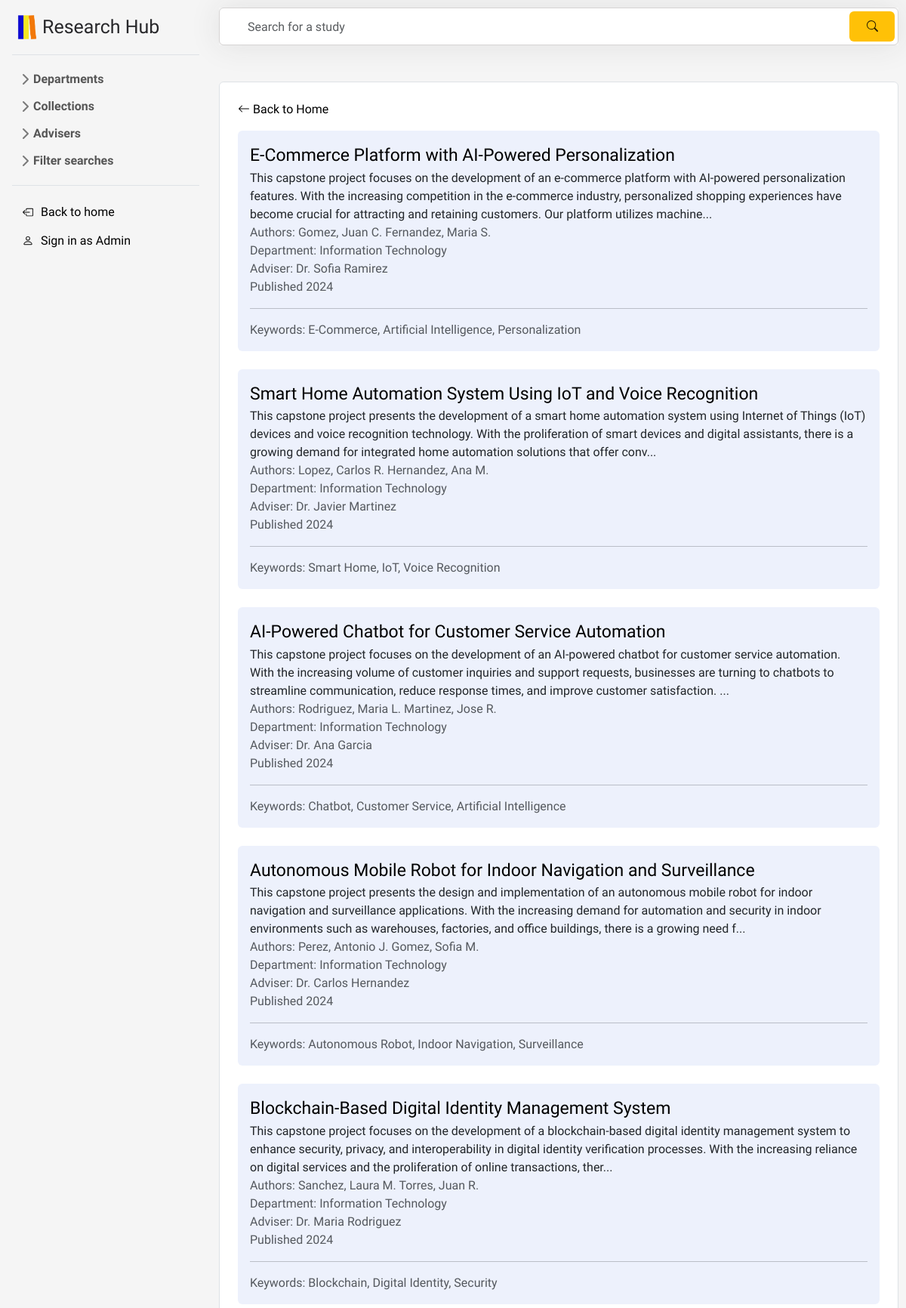
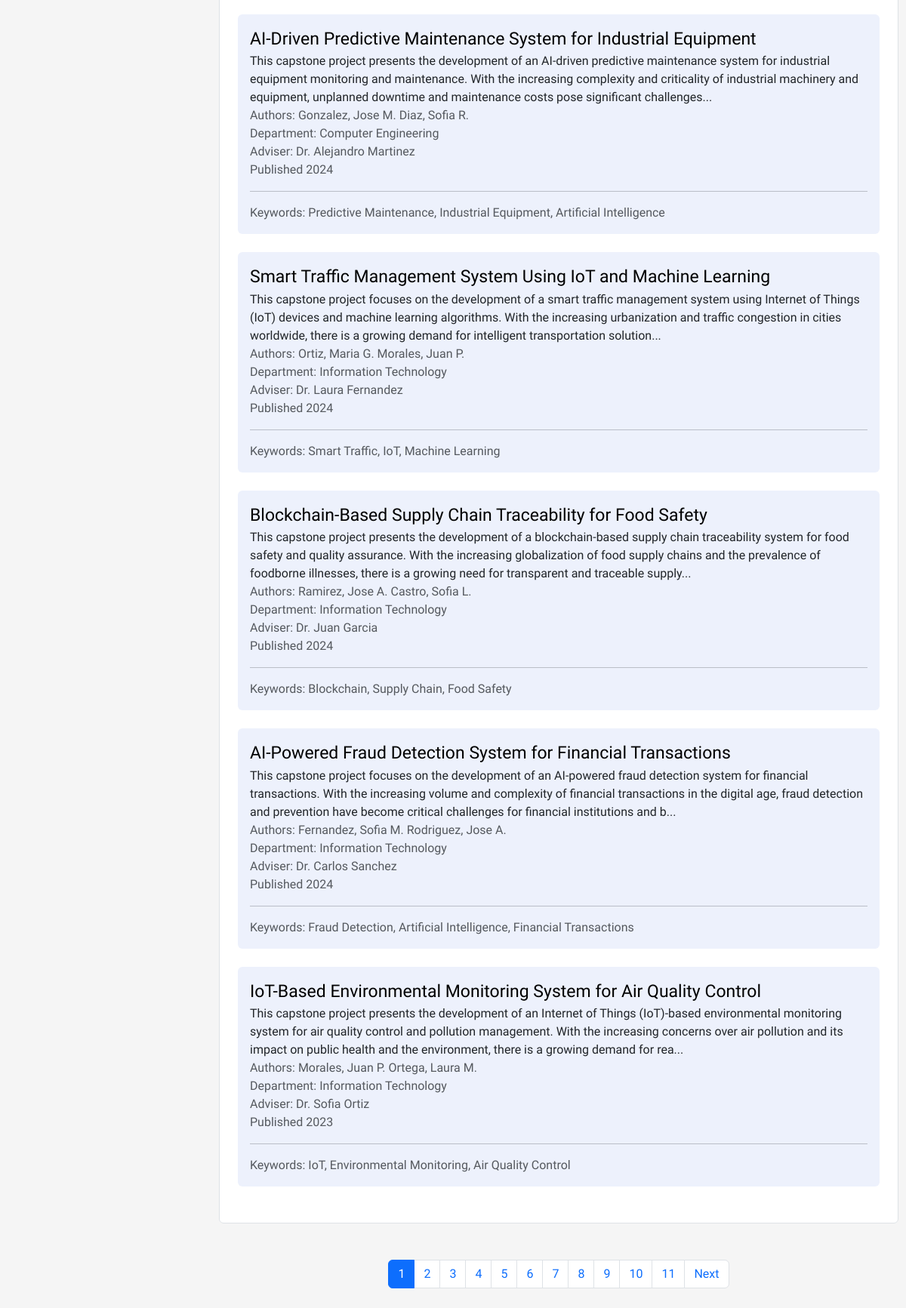
Screenshot of /f/user/filter.php with the database file from the repository (2 pictures, top to bottom).
### tables this page shows
CREATE TABLE `studies` (
  `id` int(11) NOT NULL,
  `title` longtext NOT NULL,
  `authors` varchar(500) NOT NULL,
  `abstract` varchar(2000) NOT NULL,
  `year` varchar(5) NOT NULL,
  `adviser` varchar(30) NOT NULL,
  `dept` varchar(50) NOT NULL,
  `filename` varchar(255) DEFAULT NULL,
  `keywords` longtext NOT NULL
);

### f/user/filter.php (the view, shortened to what this page needs)
<?php
$filteredStudies = array();
include '../includes/header.php';
include 'sidebarUser.php';
echo "<link rel='stylesheet' type='text/css' href='../css/aDashStyle.css'>";
echo "<link rel='stylesheet' type='text/css' href='../css/scrollbar.css'>";
$year = isset($_GET['year']) ? intval($_GET['year']) : null;
$searchTerm = isset($_GET['search']) ? $_GET['search'] : null;
$studiesPerPage = 10;
$currentPage = isset($_GET['page']) ? intval($_GET['page']) : 1;
$offset = ($currentPage - 1) * $studiesPerPage;
$stmt = $pdo->prepare("SELECT * FROM `studies`" . ($year ? " WHERE year = :year" : "") . " LIMIT :limit OFFSET :offset");
$stmt->bindValue(':limit', $studiesPerPage, PDO::PARAM_INT);
$stmt->bindValue(':offset', $offset, PDO::PARAM_INT);
$stmt->execute();
$studies = $stmt->fetchAll(PDO::FETCH_ASSOC);
if ($searchTerm !== null) {
    $totalStudies = count($filteredStudies);
} else {
    $totalStudies = $pdo->query("SELECT COUNT(*) FROM `studies`" . ($year ? " WHERE year = $year" : ""))->fetchColumn();
}
if(isset($_GET['year'])) {
    $stmt = $pdo->prepare('SELECT * FROM `studies` WHERE year = :year LIMIT :limit OFFSET :offset');
    $stmt->bindParam(':year', $year, PDO::PARAM_INT);
    $stmt->bindParam(':limit', $studiesPerPage, PDO::PARAM_INT);
    $stmt->bindParam(':offset', $offset, PDO::PARAM_INT);
    $stmt->execute();
    $studies = $stmt->fetchAll(PDO::FETCH_ASSOC);
} else {
    $stmt = $pdo->prepare("SELECT * FROM `studies` LIMIT :limit OFFSET :offset");
    $stmt->bindParam(':limit', $studiesPerPage, PDO::PARAM_INT);
    $stmt->bindParam(':offset', $offset, PDO::PARAM_INT);
    $stmt->execute();
    $studies = $stmt->fetchAll(PDO::FETCH_ASSOC);
}
?>
<div id="content">
    <form class="search" action="<?php echo htmlspecialchars($_SERVER['PHP_SELF']); ?>" method="GET">
        <input type="text" class="form-control" name="search" placeholder="Search for a study" value="<?php echo isset($_GET['search']) ? htmlspecialchars($_GET['search']) : ''; ?>">
        <button type="submit" class="btn btn-warning">
            <svg xmlns="http://www.w3.org/2000/svg" width="15" height="15" fill="currentColor" class="bi bi-search" viewBox="0 0 16 16">
                <path d="M11.742 10.344a6.5 6.5 0 1 0-1.397 1.398h-.001q.044.06.098.115l3.85 3.85a1 1 0 0 0 1.415-1.414l-3.85-3.85a1 1 0 0 0-.115-.1zM12 6.5a5.5 5.5 0 1 1-11 0 5.5 5.5 0 0 1 11 0"/>
            </svg>
        </button>
    </form>
    <ul class="list-group mb-5 mt-5">
        <li class="list-group-item p-4">
            <a href="results.php" class="text-decoration-none">
                <svg xmlns="http://www.w3.org/2000/svg" width="16" height="16" fill="currentColor" class="bi bi-arrow-left" viewBox="0 0 16 16">
                    <path fill-rule="evenodd" d="M15 8a.5.5 0 0 0-.5-.5H2.707l3.147-3.146a.5.5 0 1 0-.708-.708l-4 4a.5.5 0 0 0 0 .708l4 4a.5.5 0 0 0 .708-.708L2.707 8.5H14.5A.5.5 0 0 0 15 8"/>
                </svg> Back to Home
            </a>
            <?php foreach ($studies as $study): ?>
                <ul style="list-style-type: none;" class="p-3 rounded ulInside mb-4 mt-3">
                    <li class="list-group-item-title d-flex">
                        <a href="display_dash.php?id=<?php echo $study['id']; ?>">
                            <?php $title = $study['title'];
                                if (strlen($title) > 50) {
                                    $words = explode(' ', $title);
                                    $new_title = '';
                                    $line_length = 0;
                                    foreach ($words as $word) {
                                        if ($line_length + strlen($word) > 70) {
                                            $new_title .= '<br>' . $word . ' ';
                                            $line_length = strlen($word) + 1;
                                        } else {
                                            $new_title .= $word . ' ';
                                            $line_length += strlen($word) + 1;
                                        }
                                    }
                                    echo $new_title;
                                } else {
                                    echo $title;
                                }
                            ?>
                        </a>
                    </li>
                    <li><?php echo substr($study['abstract'], 0, 300) . "..."; ?></li>
                    <li class="text-muted">Authors: <?php echo $study['authors']; ?></li>
                    <li class="text-muted">Department: <?php echo $study['dept']; ?></li>
                    <li class="text-muted">Adviser: <?php echo $study['adviser']; ?></li>
                    <li class="text-muted">Published <?php echo $study['year']; ?></li>
                    <hr>
                    <li class="text-muted">Keywords: <?php echo $study['keywords']; ?></li>
                </ul>
            <?php endforeach; ?>
        </li>
    </ul>
<?php if ($totalStudies > $studiesPerPage): ?>
        <nav aria-label="Page navigation example">
            <ul class="pagination justify-content-center">
                <?php
                $totalPages = ceil($totalStudies / $studiesPerPage);
                for ($i = 1; $i <= $totalPages; $i++):
                    ?>
                    <li class="page-item <?php echo ($i === $currentPage) ? 'active' : ''; ?>">
                        <a class="page-link" href="?year=<?php echo $year; ?>&page=<?php echo $i; ?>"><?php echo $i; ?></a>
                    </li>
                <?php endfor; ?>
                <?php if ($currentPage < $totalPages): ?>
                    <li class="page-item">
                        <a class="page-link" href="?year=<?php echo $year; ?>&page=<?php echo $currentPage + 1; ?>">Next</a>
                    </li>
                <?php endif; ?>
            </ul>
        </nav>
    <?php endif; ?>
</div>

### f/css/aDashStyle.css (style rules this page uses)
body { min-height: 100vh; min-height: -webkit-fill-available; background-color: #F5F5F5; display: flex; margin: 0; overflow-y: auto; font-family: 'Nunito Sans', sans-serif; }
html { height: -webkit-fill-available; }
.bi { vertical-align: -.125em; pointer-events: none; fill: currentColor; }
#content { margin-left: 280px; flex-grow: 1; padding: 10px; }
.list-group-item-title { font-size: 23px; display: flex; justify-content: space-between; align-items: center; }
.ulInside { background-color: #EDF1FC; }
.search { position: relative; box-shadow: 0 0 40px rgba(51, 51, 51, .1); }
.search input { height: 50px; text-indent: 25px; border: 1px solid #d6d4d4; }
.search button { position: absolute; top: 5px; right: 5px; height: 40px; width: 60px; border: none; color: rgba(0, 0, 0, .85); }

### f/user/sidebarUser.php (style rules this page uses)
a { color: black; text-decoration: none; }

### rows the page displays
studies: title "E-Commerce", title "Platform", title "with", title "AI-Powered", title "Personalization", abstract "This capstone project focuses on the development of an e-commerce platform with AI-powered personalization features. With the increasing competition in the e-commerce industry, personalized shopping experiences have become crucial for attracting and retaining customers. Our platform utilizes machine", authors "Gomez, Juan C. Fernandez, Maria S.", dept "Information Technology", adviser "Dr. Sofia Ramirez", year "2024", keywords "E-Commerce, Artificial Intelligence, Personalization"
studies: title "Smart", title "Home", title "Automation", title "System", title "Using", title "IoT", title "and", title "Voice", title "Recognition", abstract "This capstone project presents the development of a smart home automation system using Internet of Things (IoT) devices and voice recognition technology. With the proliferation of smart devices and digital assistants, there is a growing demand for integrated home automation solutions that offer conv", authors "Lopez, Carlos R. Hernandez, Ana M.", dept "Information Technology", adviser "Dr. Javier Martinez", year "2024", keywords "Smart Home, IoT, Voice Recognition"
studies: title "AI-Powered Chatbot for Customer Service Automation", abstract "This capstone project focuses on the development of an AI-powered chatbot for customer service automation. With the increasing volume of customer inquiries and support requests, businesses are turning to chatbots to streamline communication, reduce response times, and improve customer satisfaction.", authors "Rodriguez, Maria L. Martinez, Jose R.", dept "Information Technology", adviser "Dr. Ana Garcia", year "2024", keywords "Chatbot, Customer Service, Artificial Intelligence"
studies: title "Autonomous", title "Mobile", title "Robot", title "for", title "Indoor", title "Navigation", title "and", title "Surveillance", abstract "This capstone project presents the design and implementation of an autonomous mobile robot for indoor navigation and surveillance applications. With the increasing demand for automation and security in indoor environments such as warehouses, factories, and office buildings, there is a growing need f", authors "Perez, Antonio J. Gomez, Sofia M.", dept "Information Technology", adviser "Dr. Carlos Hernandez", year "2024", keywords "Autonomous Robot, Indoor Navigation, Surveillance"
studies: title "Blockchain-Based", title "Digital", title "Identity", title "Management", title "System", abstract "This capstone project focuses on the development of a blockchain-based digital identity management system to enhance security, privacy, and interoperability in digital identity verification processes. With the increasing reliance on digital services and the proliferation of online transactions, ther", authors "Sanchez, Laura M. Torres, Juan R.", dept "Information Technology", adviser "Dr. Maria Rodriguez", year "2024", keywords "Blockchain, Digital Identity, Security"
studies: title "AI-Driven", title "Predictive", title "Maintenance", title "System", title "for", title "Industrial", title "Equipment", abstract "This capstone project presents the development of an AI-driven predictive maintenance system for industrial equipment monitoring and maintenance. With the increasing complexity and criticality of industrial machinery and equipment, unplanned downtime and maintenance costs pose significant challenges", authors "Gonzalez, Jose M. Diaz, Sofia R.", dept "Computer Engineering", adviser "Dr. Alejandro Martinez", year "2024", keywords "Predictive Maintenance, Industrial Equipment, Artificial Intelligence"
studies: title "Smart", title "Traffic", title "Management", title "System", title "Using", title "IoT", title "and", title "Machine", title "Learning", abstract "This capstone project focuses on the development of a smart traffic management system using Internet of Things (IoT) devices and machine learning algorithms. With the increasing urbanization and traffic congestion in cities worldwide, there is a growing demand for intelligent transportation solution", authors "Ortiz, Maria G. Morales, Juan P.", dept "Information Technology", adviser "Dr. Laura Fernandez", year "2024", keywords "Smart Traffic, IoT, Machine Learning"
studies: title "Blockchain-Based", title "Supply", title "Chain", title "Traceability", title "for", title "Food", title "Safety", abstract "This capstone project presents the development of a blockchain-based supply chain traceability system for food safety and quality assurance. With the increasing globalization of food supply chains and the prevalence of foodborne illnesses, there is a growing need for transparent and traceable supply", authors "Ramirez, Jose A. Castro, Sofia L.", dept "Information Technology", adviser "Dr. Juan Garcia", year "2024", keywords "Blockchain, Supply Chain, Food Safety"
studies: title "AI-Powered", title "Fraud", title "Detection", title "System", title "for", title "Financial", title "Transactions", abstract "This capstone project focuses on the development of an AI-powered fraud detection system for financial transactions. With the increasing volume and complexity of financial transactions in the digital age, fraud detection and prevention have become critical challenges for financial institutions and b", authors "Fernandez, Sofia M. Rodriguez, Jose A.", dept "Information Technology", adviser "Dr. Carlos Sanchez", year "2024", keywords "Fraud Detection, Artificial Intelligence, Financial Transactions"
studies: title "IoT-Based", title "Environmental", title "Monitoring", title "System", title "for", title "Air", title "Quality", title "Control", abstract "This capstone project presents the development of an Internet of Things (IoT)-based environmental monitoring system for air quality control and pollution management. With the increasing concerns over air pollution and its impact on public health and the environment, there is a growing demand for rea", authors "Morales, Juan P. Ortega, Laura M.", dept "Information Technology", adviser "Dr. Sofia Ortiz", year "2023", keywords "IoT, Environmental Monitoring, Air Quality Control"
